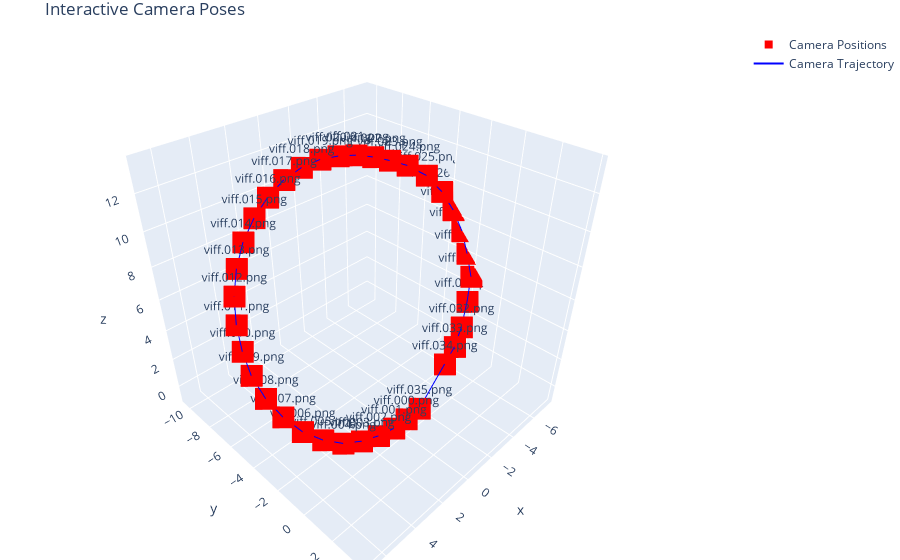

Notebook code for this chart:
### Code cell
# Estimate camera intrinsics
print("\nEstimating camera intrinsics...")
sample_img, _ = black_images[0]
image_shape = sample_img.shape
focal_length_factor = config['calibration']['focal_length_factor']
focal_length = focal_length_factor * max(image_shape[0], image_shape[1])
K = estimate_camera_matrix(image_shape, focal_length)

print("Estimated camera matrix:")
print(K)

# Estimate camera poses using incremental SfM
print("\nEstimating camera poses using Structure from Motion...")
camera_poses = estimate_poses_incremental(matches_dict, K, config['matching']['min_matches'])

print(f"Estimated poses for {len(camera_poses)} cameras.")

# Visualize camera poses
if len(camera_poses) > 0:
    # Extract camera positions for visualization (camera center is -R^T * t)
    camera_positions = {name: -R.T @ t for name, (R, t) in camera_poses.items()}
    
    # Plot camera positions
    plot_interactive_camera_poses(camera_poses)

### Figure 1 — Plotly figure (JSON) as saved in the notebook; plotly's stock layout.template omitted (floating-point values rounded to 4 significant figures)
{"data": [{"marker": {"color": "red", "size": 8, "symbol": "square"}, "mode": "markers+text", "name": "Camera Positions", "text": ["viff.000.png", "viff.001.png", "viff.002.png", "viff.003.png", "viff.004.png", "viff.005.png", "viff.006.png", "viff.007.png", "viff.008.png", "viff.009.png", "viff.010.png", "viff.011.png", "viff.012.png", "viff.013.png", "viff.014.png", "viff.015.png", "viff.016.png", "viff.017.png", "viff.018.png", "viff.019.png", "viff.020.png", "viff.021.png", "viff.022.png", "viff.023.png", "viff.024.png", "viff.025.png", "viff.026.png", "viff.027.png", "viff.028.png", "viff.029.png", "viff.030.png", "viff.031.png", "viff.032.png", "viff.033.png", "viff.034.png", "viff.035.png"], "textposition": "top center", "type": "scatter3d", "x": [0.0, 0.9974, 2.055, 3.133, 4.204, 5.157, 5.981, 6.594, 6.999, 7.204, 7.124, 6.886, 6.466, 5.862, 5.086, 4.118, 3.065, 1.928, 0.7652, -0.4041, -1.513, -2.558, -3.54, -4.5, -5.469, -6.458, -7.18, -7.628, -7.835, -7.744, -7.481, -6.846, -5.958, -5.098, -4.095, -1.051], "y": [0.0, 0.0254, -0.06654, -0.2077, -0.411, -0.7828, -1.228, -1.796, -2.406, -3.004, -3.59, -4.17, -4.709, -5.193, -5.616, -5.989, -6.282, -6.469, -6.567, -6.564, -6.478, -6.3, -6.074, -5.785, -5.402, -4.859, -4.288, -3.743, -3.15, -2.579, -1.963, -1.608, -1.201, -0.9392, -0.7966, 0.002914], "z": [0.0, 0.06784, 0.247, 0.5884, 1.114, 1.811, 2.669, 3.673, 4.699, 5.837, 6.827, 7.854, 8.917, 9.859, 10.7, 11.39, 11.94, 12.37, 12.58, 12.63, 12.5, 12.29, 11.97, 11.57, 11.11, 10.39, 9.368, 8.271, 7.077, 5.862, 4.687, 3.411, 2.254, 1.445, 0.8308, 0.0446]}, {"line": {"color": "blue", "width": 2}, "mode": "lines", "name": "Camera Trajectory", "type": "scatter3d", "x": [0.0, 0.9974, 2.055, 3.133, 4.204, 5.157, 5.981, 6.594, 6.999, 7.204, 7.124, 6.886, 6.466, 5.862, 5.086, 4.118, 3.065, 1.928, 0.7652, -0.4041, -1.513, -2.558, -3.54, -4.5, -5.469, -6.458, -7.18, -7.628, -7.835, -7.744, -7.481, -6.846, -5.958, -5.098, -4.095, -1.051], "y": [0.0, 0.0254, -0.06654, -0.2077, -0.411, -0.7828, -1.228, -1.796, -2.406, -3.004, -3.59, -4.17, -4.709, -5.193, -5.616, -5.989, -6.282, -6.469, -6.567, -6.564, -6.478, -6.3, -6.074, -5.785, -5.402, -4.859, -4.288, -3.743, -3.15, -2.579, -1.963, -1.608, -1.201, -0.9392, -0.7966, 0.002914], "z": [0.0, 0.06784, 0.247, 0.5884, 1.114, 1.811, 2.669, 3.673, 4.699, 5.837, 6.827, 7.854, 8.917, 9.859, 10.7, 11.39, 11.94, 12.37, 12.58, 12.63, 12.5, 12.29, 11.97, 11.57, 11.11, 10.39, 9.368, 8.271, 7.077, 5.862, 4.687, 3.411, 2.254, 1.445, 0.8308, 0.0446]}], "layout": {"margin": {"b": 0, "l": 0, "r": 0, "t": 30}, "scene": {"aspectmode": "cube", "xaxis": {"range": [-7.835, 7.204]}, "yaxis": {"range": [-10.79, 4.248]}, "zaxis": {"range": [-1.202, 13.84]}}, "title": {"text": "Interactive Camera Poses"}}}
